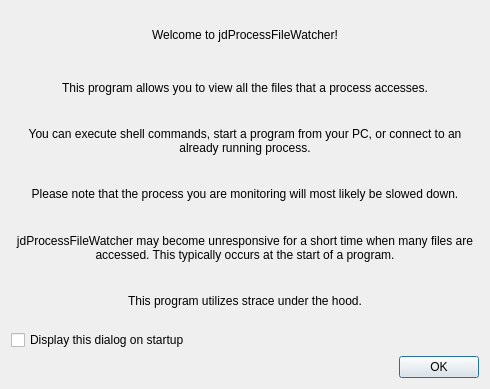
<?xml version="1.0" encoding="UTF-8"?>
<ui version="4.0">
 <class>WelcomeDialog</class>
 <widget class="QDialog" name="WelcomeDialog">
  <property name="geometry">
   <rect>
    <x>0</x>
    <y>0</y>
    <width>490</width>
    <height>389</height>
   </rect>
  </property>
  <property name="windowTitle">
   <string>Welcome</string>
  </property>
  <layout class="QVBoxLayout" name="verticalLayout">
   <item>
    <widget class="QLabel" name="label">
     <property name="text">
      <string>Welcome to jdProcessFileWatcher!</string>
     </property>
     <property name="alignment">
      <set>Qt::AlignmentFlag::AlignCenter</set>
     </property>
     <property name="wordWrap">
      <bool>true</bool>
     </property>
    </widget>
   </item>
   <item>
    <widget class="QLabel" name="label_2">
     <property name="text">
      <string>This program allows you to view all the files that a process accesses.</string>
     </property>
     <property name="alignment">
      <set>Qt::AlignmentFlag::AlignCenter</set>
     </property>
     <property name="wordWrap">
      <bool>true</bool>
     </property>
    </widget>
   </item>
   <item>
    <widget class="QLabel" name="label_3">
     <property name="text">
      <string>You can execute shell commands, start a program from your PC, or connect to an already running process.</string>
     </property>
     <property name="alignment">
      <set>Qt::AlignmentFlag::AlignCenter</set>
     </property>
     <property name="wordWrap">
      <bool>true</bool>
     </property>
    </widget>
   </item>
   <item>
    <widget class="QLabel" name="label_4">
     <property name="text">
      <string>Please note that the process you are monitoring will most likely be slowed down.</string>
     </property>
     <property name="alignment">
      <set>Qt::AlignmentFlag::AlignCenter</set>
     </property>
     <property name="wordWrap">
      <bool>true</bool>
     </property>
    </widget>
   </item>
   <item>
    <widget class="QLabel" name="label_5">
     <property name="text">
      <string>jdProcessFileWatcher may become unresponsive for a short time when many files are accessed. This typically occurs at the start of a program.</string>
     </property>
     <property name="alignment">
      <set>Qt::AlignmentFlag::AlignCenter</set>
     </property>
     <property name="wordWrap">
      <bool>true</bool>
     </property>
    </widget>
   </item>
   <item>
    <widget class="QLabel" name="label_6">
     <property name="text">
      <string>This program utilizes strace under the hood.</string>
     </property>
     <property name="alignment">
      <set>Qt::AlignmentFlag::AlignCenter</set>
     </property>
     <property name="wordWrap">
      <bool>true</bool>
     </property>
    </widget>
   </item>
   <item>
    <widget class="QCheckBox" name="startup_check_box">
     <property name="text">
      <string>Display this dialog on startup</string>
     </property>
    </widget>
   </item>
   <item>
    <widget class="QDialogButtonBox" name="button_box">
     <property name="orientation">
      <enum>Qt::Orientation::Horizontal</enum>
     </property>
     <property name="standardButtons">
      <set>QDialogButtonBox::StandardButton::Ok</set>
     </property>
    </widget>
   </item>
  </layout>
 </widget>
 <resources/>
 <connections/>
</ui>
